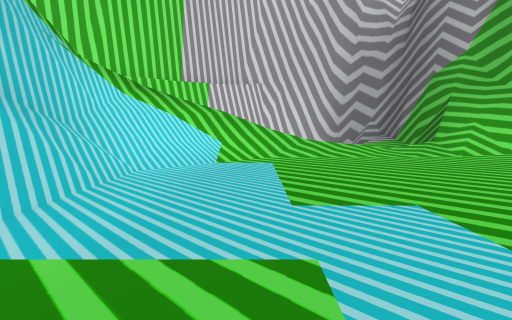
View 1 (above)

24 first-person views from a walk through a scene from a Unity 3-D project. The camera is 1.2 m above the floor, tilts 6° down and sees 80° across. The floor is counted in squares, 2 m on a side. Each view is taken from the middle of a square. On the plan, view 1 faces up. The plan holds only what a view shows up to about 9 squares ahead; the rest is blank. The place goes on beyond the plan.

View 2
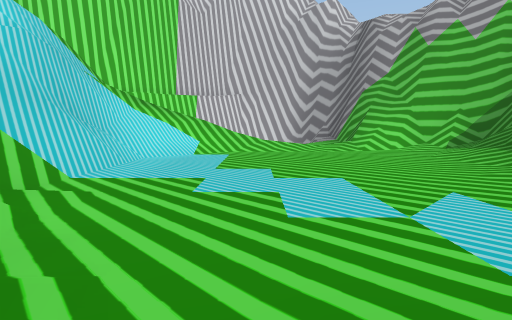

View 3
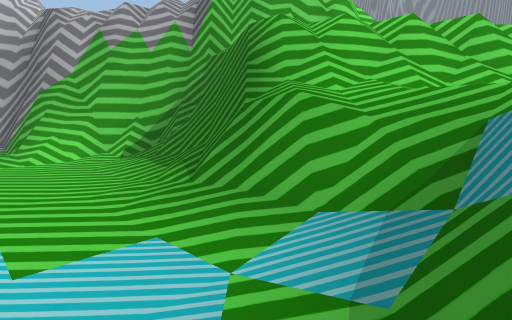

View 4
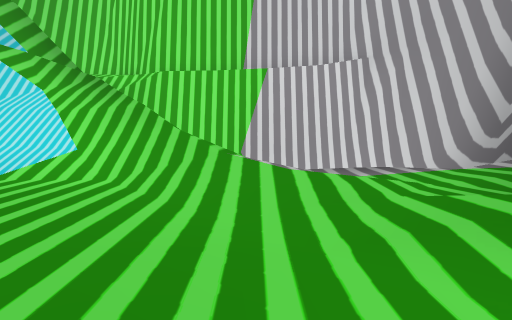

View 5
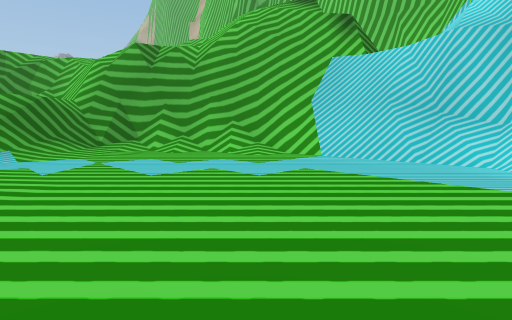

View 6
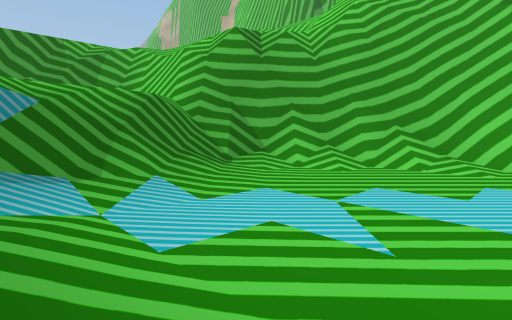

View 7
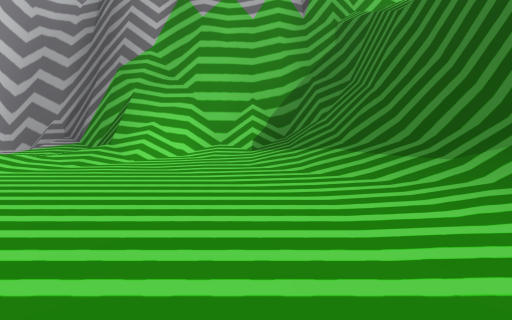

View 8
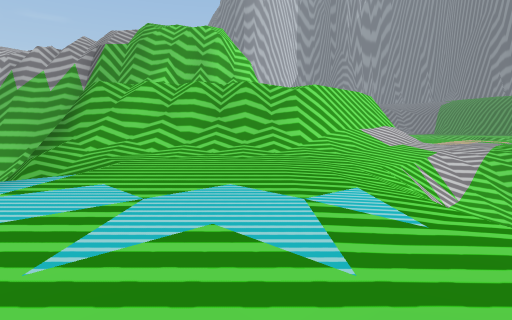

View 9
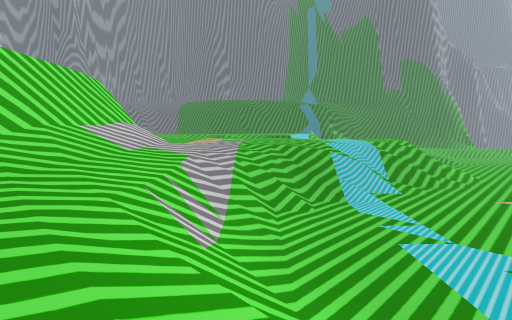

View 10
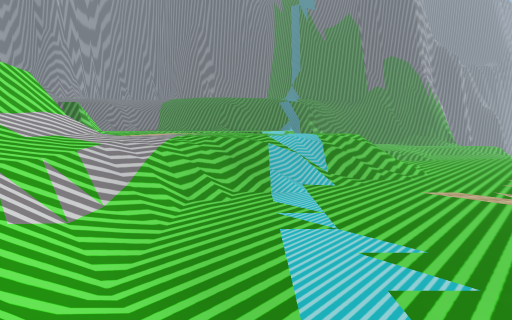

View 11
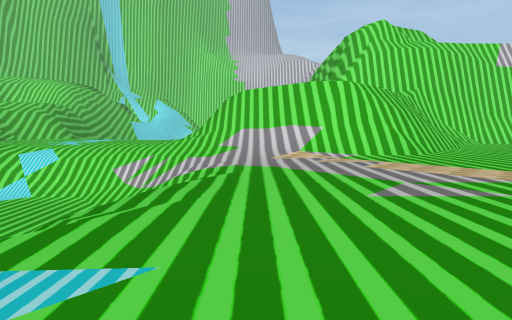

View 12
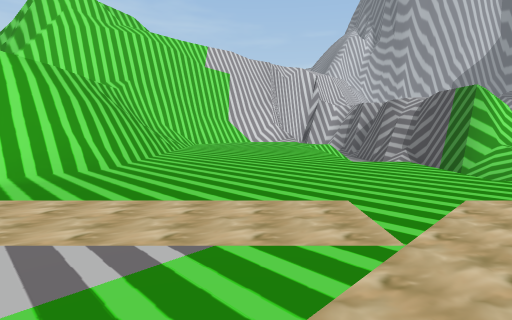

View 13
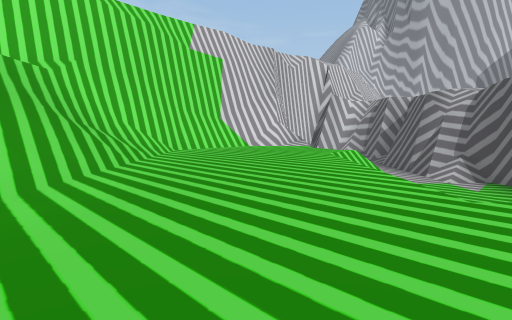

View 14
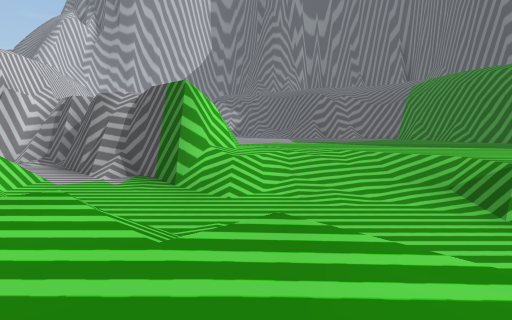

View 15
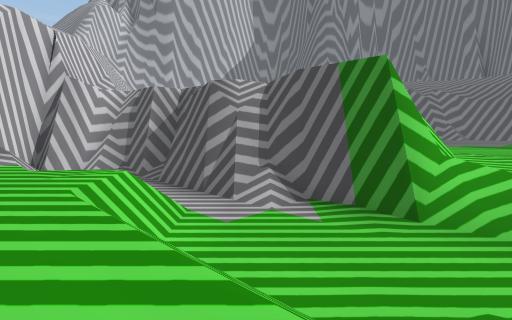

View 16
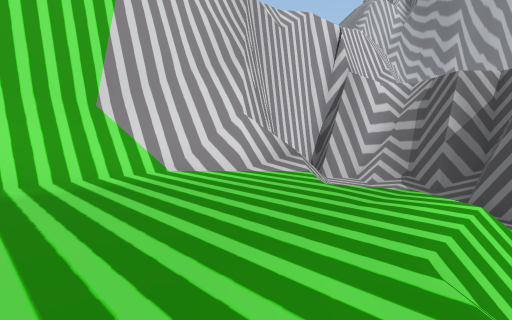

View 17
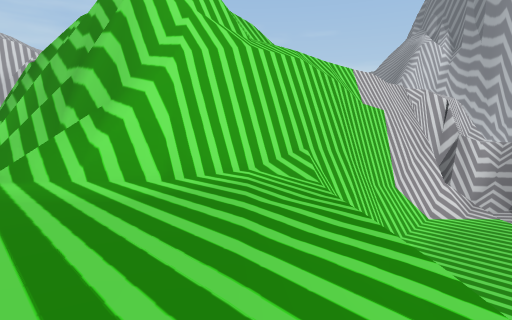

View 18
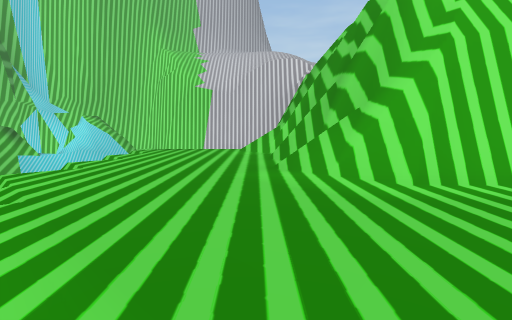

View 19
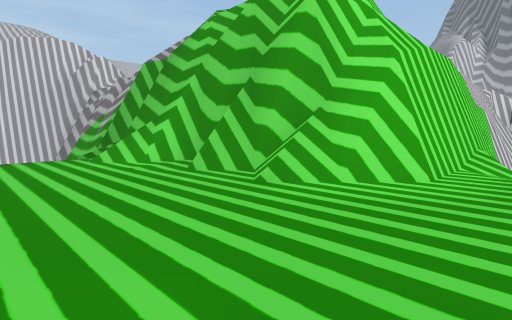

View 20
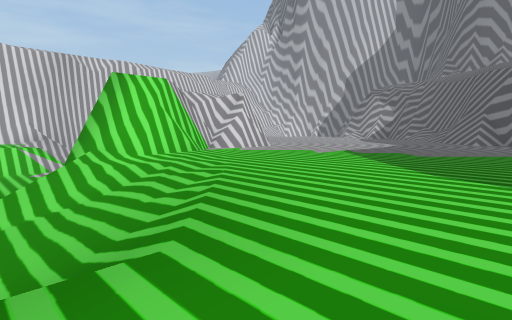

View 21
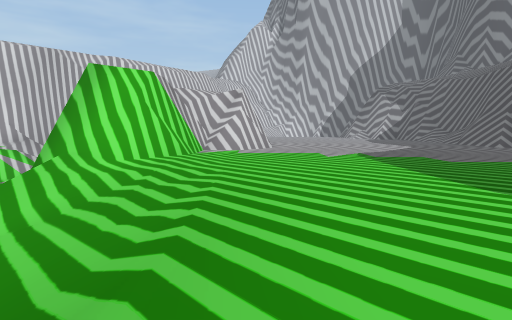

View 22
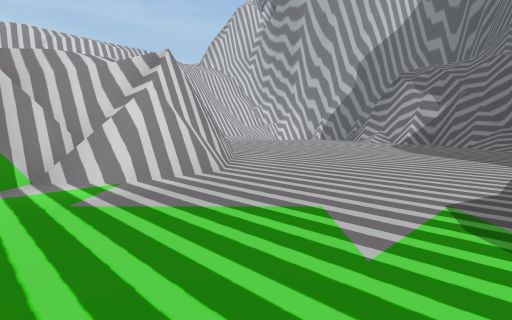

View 23
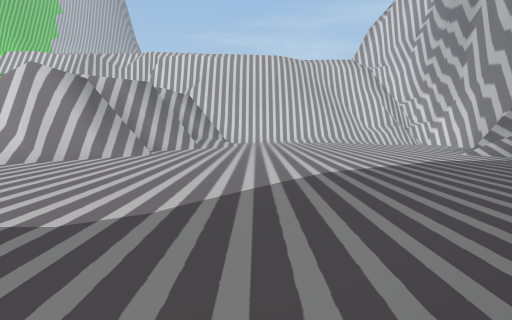

View 24
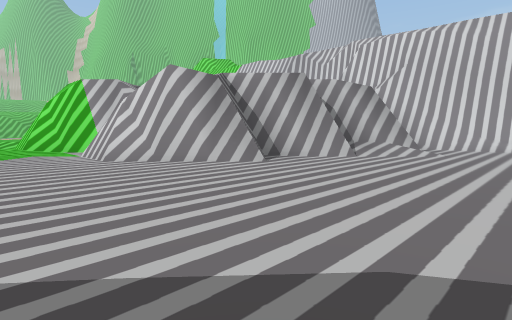

### Floor plan
Key: @ floor where view 1 was taken; # wall or solid block; . main floor; - floor 1.25 m lower than the main floor; _ floor 2.75 m lower than the main floor; : floor 3.75 m higher than the main floor; + floor 4 m higher than the main floor; * floor 4.5 m higher than the main floor; / step, stairs or slope; = window, fence, low wall or low ledge; ^ raised ledge; v drop or lower ground.
Columns run from 5 left of view 1 to 38 right of it. Each row starts with its distance up from view 1.
 14                                  #/.    ..#
 13                                  #...  ....
 12     ######                       ##/.......
 11   ####  v##                 ###   #/.......
 10 ##^vv    /#                  ###  ##........
  9 ^^v    ///##                 -=##  #........
  8 ^v    ////##              ##  --#  ##.......
  7  #/////////##            ###/ -##  ##.......
  6  #=///_____#####        ##../ -#  ###.......
  5  ##//______/##v##      ##..../-######.......
  4   #/_______/##//##    ##.....=--###.........
  3   #=_______/#v/++#######..../---###.........
  2   ##______/##v+++++##/v=..../---###........
  1 v  #______/###/++++++: //.../---//........
  0 vv #/@____=v/==/++++++//=...//--///......
 -1  v #/_____=///=##+++++/v=.../ ---///.....
 -2  vv##/__///////=#/++++/v.....//---//....
 -3  /vv##////=//../=#######...../  --//...
 -4  //vv#==///....////////......./ --//...
 -5    /v###. .....////////......./ --/ .
 -6     */v   ..../////////.....
 -7      /v   ...//=///////....
 -8       #/  .../ /____////...
 -9       ##=/   / ______///...
-10         ##      _____///...
-11                 ______/
-12                 ______/
-13                  ______
-14                   _____
-15                     ___
-16                      __

Positions as (right, up) in squares from view 1, and headings:
1: (0, 0), facing up
2: (1, -3), facing up
3: (3, -3), facing up-right
4: (4, 5), facing up-left
5: (4, 5), facing down-left
6: (5, 1), facing down-left
7: (2, 1), facing up-right
8: (5, -8), facing up-right
9: (8, -7), facing right
10: (8, -9), facing right
11: (21, -10), facing up-left
12: (21, -7), facing up
13: (21, -4), facing up
14: (23, -5), facing up-right
15: (22, 0), facing up-right
16: (22, 2), facing up
17: (16, -2), facing up
18: (16, -2), facing up-left
19: (13, -2), facing up
20: (31, -5), facing up
21: (31, -4), facing up
22: (32, 1), facing up
23: (38, 5), facing up-left
24: (37, 8), facing left
